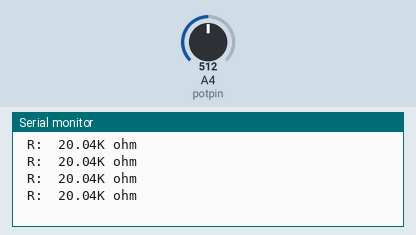
Simulated run of this sketch. Board: Arduino Uno, built with avr-gcc and run on an emulated ATmega328P. Parts: the last lines printed to the serial monitor. The inputs (shaded band) are chosen by the test bench; at power-on: A4 (potpin) = 512.

Above: at 1.2 s.
1.3 s: A4 (potpin) set to 965
At 1.7 s:
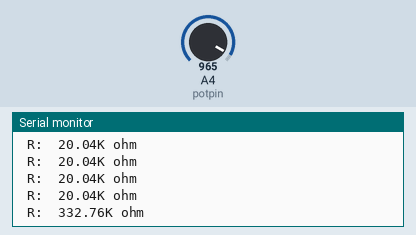
2.8 s: A4 (potpin) set to 1000
At 3.08 s:
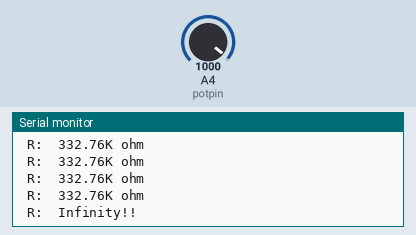

Measured:
- the behaviour switches between 983 and 984 on A4 (potpin) (found by bisection; images 1 and 2)
- after the input at 1.3 s, the serial monitor: prints a new line after 0.21 s (image 1)
- after the input at 2.8 s, the serial monitor: prints a new line after 0.11 s (image 2)

The sketch:

MicroduinoResistanceMeter.ino
```cpp
    #define N 12
    #define basis 20000.0   //Reference resistor

    int potpin = A4;
    float val, r;

    void setup()
    {
        Serial.begin(9600);
    }

    void loop()
    {
        val = analogRead(potpin);
        r = ((basis * 1023.0) / (1023.0 - val)) - basis;
        delay(100);
        Serial.print(" R:  ");
        if(filter() >= 1000)
        {
            if(filter() >= 500.0*1000.0)
            {
                Serial.println("Infinity!!");
            }
            else
            {
                Serial.print(filter() / 1000.0);
                Serial.println("K ohm");
            }
        }

        else
        {
            Serial.print(filter());
            Serial.println(" ohm");
        }
    }

	//Filtering algorithm
    float filter()
    {
        float sum = 0;
        for(int count = 0; count < N; count++)
        {
            sum += r;
            delay(5);
        }
        return (float)(sum / N);
    }
```
